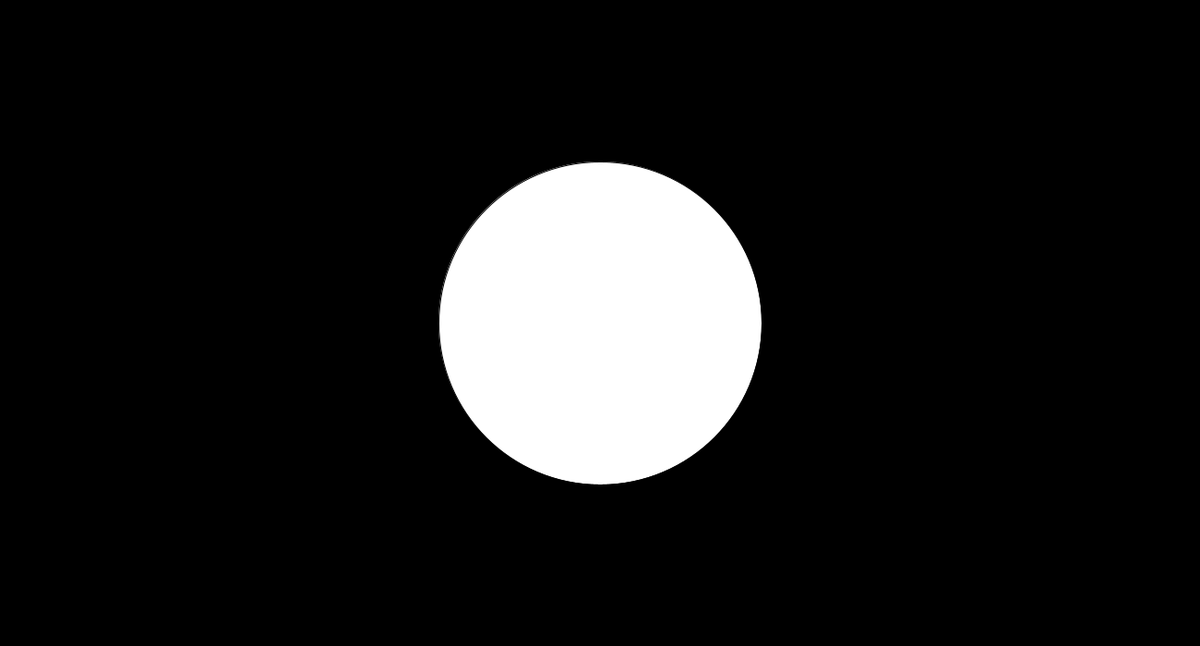
Frame 1 (no input)
Frame 60 (the mouse pressed at the canvas centre just before this capture): identical to frame 1, image omitted
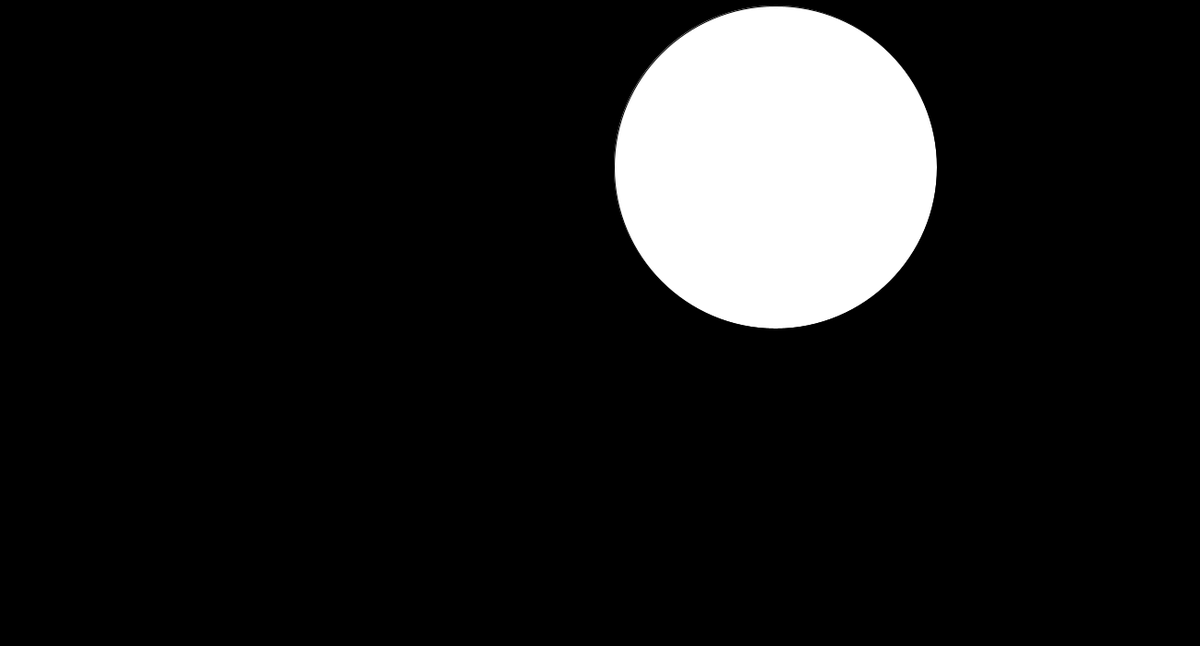
Frame 120 (the mouse held since frame 60 and released just before this capture)

The Processing sketch that drew these frames (run headless with seeded random() and noise(); from frame 60 on, the mouse is pressed at the canvas centre):

// Processing sketch: slippery_dot
// ── slippery_dot.pde
 // 1. Create three integer variables to represent the x, y, and the size of the ellipse
       int y;
       int x;
       int Size;
    void setup() {
      // 2. Set the size of your sketch
    size(1300,700);
     Size = 350;
   x = 650;
   y = 350;
    }
    
    void draw() {
      // 3. Set the background color of your sketch
      background(#000000);
      // 4. Draw an ellipse. Make sure it fits in the window.
      // Use the variables created at the top of the sketch, 
      // for the location and size of your ellipse
   
    ellipse(x,y,Size,Size);
    }
    
    void mousePressed() {
      //5. Create an integer variable called distance
      int distance;
      //6. Set the value of the distance variable to the value returned by the getDistance method
      //   Pass the mouse's x and y (mouseX and mouseY) and the x and y of your ellipse to the method.
        distance = getDistance(mouseX,mouseY,x,y);
          
      //7.  Use an if statement to check if the distance variable is < the radius of the ellipse
      //    If it is, set a new x and y for the ellipse, using a random location on the window
      //    Hint: Use the Processing random() function
       if(distance<350){
x = (int)random(0,1300);    
y = (int)random(0,700);    
       }
      
    }
    
    int getDistance(int x1, int y1, int x2, int y2) {
      return (int)Math.sqrt(Math.pow((x1-x2),2) + Math.pow((y1-y2),2));
    }
